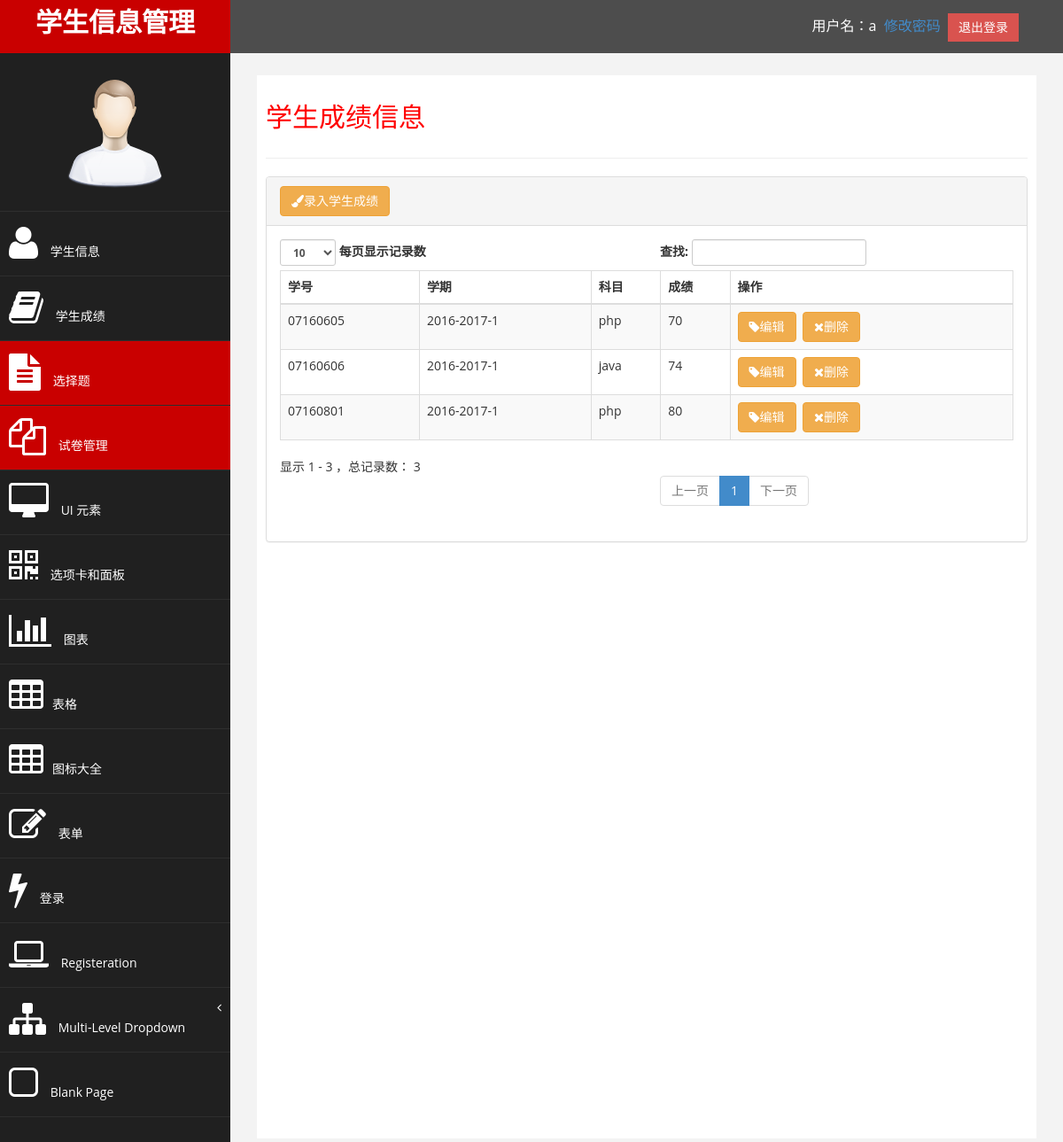
The app's page /score.php (signed in) with its own data.
### tables this page shows
CREATE TABLE IF NOT EXISTS `score` (
  `id` int(10) unsigned NOT NULL AUTO_INCREMENT,
  `studentId` varchar(8) NOT NULL,
  `term` char(11) NOT NULL,
  `subject` varchar(20) NOT NULL,
  `mark` int(11) NOT NULL,
  PRIMARY KEY (`id`)
);

### score.php (the view, shortened to what this page needs)
<?php require_once 'base.php';?>
<?php
$query = "select * from score";
$result = mysql_query($query);
?>
<div id="page-wrapper">
	<div id="page-inner">
		<div class="row">
			<div class="col-md-12">
				<h2>学生成绩信息</h2>
			</div>
		</div>
		<hr />
		<div class="row">
			<div class="col-md-12">
				<div class="panel panel-default">
					<div class="panel-heading"><a href='insertscore.php'><button class='btn btn-warning'><i class='fa fa-paint-brush'>录入学生成绩</i></button></a></div>
					<div class="panel-body">
						<div class="table-responsive">
							<table class="table table-striped table-bordered table-hover"
								id="dataTables-example">
								<thead>
									<tr>
										<th>学号</th>
										<th>学期</th>
										<th>科目</th>
										<th>成绩</th>
										<th>操作</th>
									</tr>
								</thead>
								<tbody>
                        		<?php
                        $line = 0;
                        while ($row = mysql_fetch_array($result)) {
                            $line ++;
                            $linecolor = $line % 2 == 0 ? 'odd gradeX' : 'even gradeC';
                            echo "<tr class='$linecolor'>";
                            echo "<td>" . $row['studentId'] . "</td>";
                            echo "<td>" . $row['term'] . "</td>";
                            echo "<td>" . $row['subject'] . "</td>";
                            echo "<td>" . $row['mark'] . "</td>";
                            echo "<td><a href='studentscore.php?id=" . $row['id'] . "'><button class='btn btn-warning'><i
							    class='fa fa-tag'>编辑</i></button></a>&nbsp;&nbsp;<a href='deletescore.php?id=" . $row['id'] . "'><button class='btn btn-warning'><i
								    class='fa fa-remove'>删除</i></button></a></td>";
                            echo "</tr>";
                        }
                        ?>
								</tbody>
							</table>
						</div>
					</div>
				</div>
			</div>
		</div>
	</div>
</div>
</div>
</body>
</html>

### assets/css/custom.css (style rules this page uses)
body { font-family: 'Open Sans', sans-serif; }
#page-wrapper { padding: 15px 15px; min-height: 600px; background:#F3F3F3; }
#page-inner { width:100%; margin:10px 20px 10px 0px; background-color:#fff!important; padding:10px; min-height:1200px; }
h2 { color: #f00; }
@media (min-width:768px) { #page-wrapper { margin: 0 0 0 260px; padding: 15px 30px; min-height: 1200px; } }

### records on screen
score: studentId "07160605", term "2016-2017-1", subject "php", mark "70"
score: studentId "07160606", term "2016-2017-1", subject "java", mark "74"
score: studentId "07160801", term "2016-2017-1", subject "php", mark "80"

### other values on screen
$userName "a"
